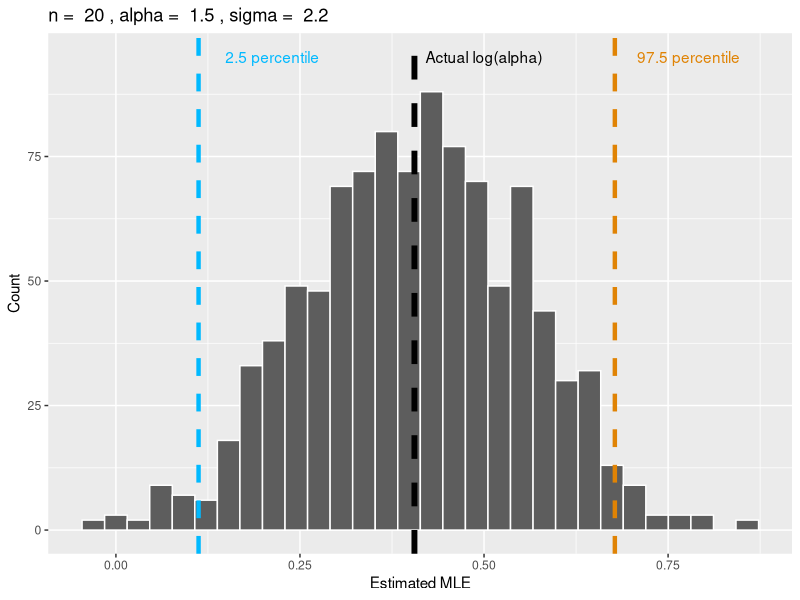
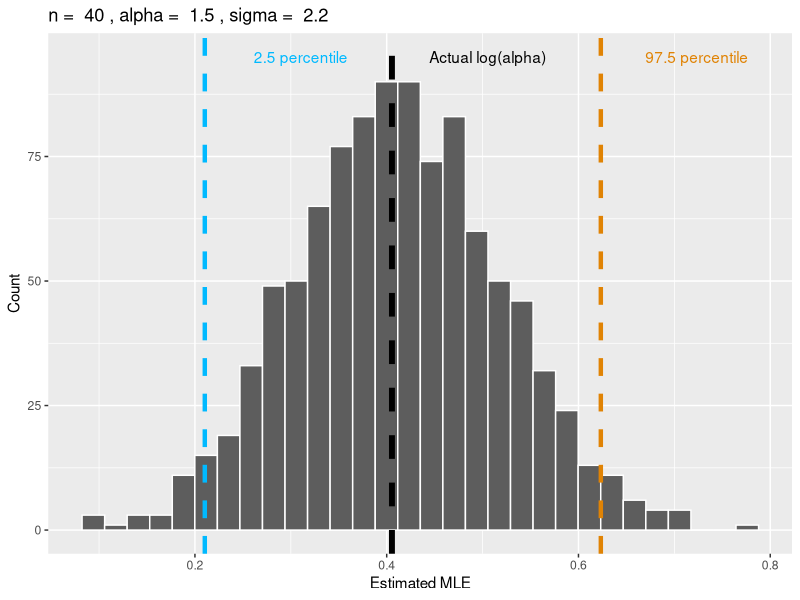
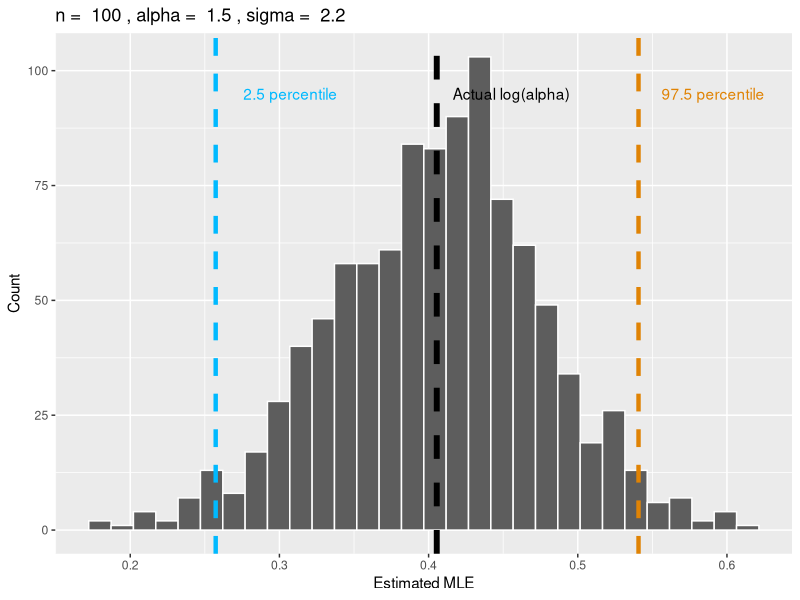

Recreate these plots in R, in order.
## ---- chunk 1
library(tidyverse)
## ---- chunk 2
mle <- function(log_alpha, data, sigma) {
    l = sum(log(dgamma(data, shape = exp(log_alpha), scale = sigma)))
    # print(paste("l is ", l))
    return(-l)
}

MyMLE <- function(data, sigma) {
    log_alpha_initial <- log(mean(data)^2/var(data))
    # print(paste("log alpha initial is ", log_alpha_initial))
    estimator <- optim(log_alpha_initial,
                 mle,
                 data = data,
                 sigma = sigma)
    log_alpha_hat <- estimator$par
    return(log_alpha_hat)
}
## ---- chunk 3
get_estimates <- function(n, alpha, sigma) {
    estimates <- c()
    for (i in 1:1000) {
        samples <- rgamma(n, shape = alpha, scale = sigma)
        # print(paste("some of the samples are ", samples[1:5]))
        estimates <- append(estimates, MyMLE(data = samples, sigma = sigma))
    }
    return(estimates)
}
## ---- chunk 4
n = 20
alpha = 1.5
sigma = 2.2

estimated_mle <- tibble(get_estimates(n = n, alpha = alpha, sigma = sigma))
colnames(estimated_mle) <- c("estimate")

perc_2.5 <- quantile(estimated_mle$estimate, probs = 0.025, names = FALSE)
perc_97.5 <- quantile(estimated_mle$estimate, probs = 0.975, names = FALSE)

estimated_mle %>% 
    ggplot(aes(estimate)) +
    geom_histogram(color = "white", fill = "#5D5D5D") +
    geom_vline(xintercept = log(alpha), 
               size = 2,
               linetype = "dashed") +
    annotate("text", label = "Actual log(alpha)", x = 0.5, y = 95, color = "black") +
    geom_vline(xintercept = perc_2.5, 
               color = "#00B9FF", size = 1.5, linetype = "dashed") +
    annotate("text", label = "2.5 percentile", x = perc_2.5 + 0.1, y = 95, color = "#00B9FF") +
    geom_vline(xintercept = perc_97.5, 
               color = "#E08304", size = 1.5, linetype = "dashed") +
    annotate("text", label = "97.5 percentile", x = perc_97.5 + 0.1, y = 95, color = "#E08304") +
    labs(title = paste("n = ", n, ", alpha = ", alpha, ", sigma = ", sigma),
         x = "Estimated MLE",
         y = "Count")

perc_97.5 - perc_2.5
## ---- chunk 5
n = 40
alpha = 1.5
sigma = 2.2

estimated_mle <- tibble(get_estimates(n = n, alpha = alpha, sigma = sigma))
colnames(estimated_mle) <- c("estimate")

perc_2.5 <- quantile(estimated_mle$estimate, probs = 0.025, names = FALSE)
perc_97.5 <- quantile(estimated_mle$estimate, probs = 0.975, names = FALSE)

estimated_mle %>% 
    ggplot(aes(estimate)) +
    geom_histogram(color = "white", fill = "#5D5D5D") +
    geom_vline(xintercept = log(alpha), 
               size = 2,
               linetype = "dashed") +
    annotate("text", label = "Actual log(alpha)", x = log(alpha) + 0.1, y = 95, color = "black") +
    geom_vline(xintercept = perc_2.5, 
               color = "#00B9FF", size = 1.5, linetype = "dashed") +
    annotate("text", label = "2.5 percentile", x = perc_2.5 + 0.1, y = 95, color = "#00B9FF") +
    geom_vline(xintercept = perc_97.5, 
               color = "#E08304", size = 1.5, linetype = "dashed") +
    annotate("text", label = "97.5 percentile", x = perc_97.5 + 0.1, y = 95, color = "#E08304") +
    labs(title = paste("n = ", n, ", alpha = ", alpha, ", sigma = ", sigma),
         x = "Estimated MLE",
         y = "Count")

perc_97.5 - perc_2.5
## ---- chunk 6
n = 100
alpha = 1.5
sigma = 2.2

estimated_mle <- tibble(get_estimates(n = n, alpha = alpha, sigma = sigma))
colnames(estimated_mle) <- c("estimate")

perc_2.5 <- quantile(estimated_mle$estimate, probs = 0.025, names = FALSE)
perc_97.5 <- quantile(estimated_mle$estimate, probs = 0.975, names = FALSE)

estimated_mle %>% 
    ggplot(aes(estimate)) +
    geom_histogram(color = "white", fill = "#5D5D5D") +
    geom_vline(xintercept = log(alpha), 
               size = 2,
               linetype = "dashed") +
    annotate("text", label = "Actual log(alpha)", x = log(alpha) + 0.05, y = 95, color = "black") +
    geom_vline(xintercept = perc_2.5, 
               color = "#00B9FF", size = 1.5, linetype = "dashed") +
    annotate("text", label = "2.5 percentile", x = perc_2.5 + 0.05, y = 95, color = "#00B9FF") +
    geom_vline(xintercept = perc_97.5, 
               color = "#E08304", size = 1.5, linetype = "dashed") +
    annotate("text", label = "97.5 percentile", x = perc_97.5 + 0.05, y = 95, color = "#E08304") +
    labs(title = paste("n = ", n, ", alpha = ", alpha, ", sigma = ", sigma),
         x = "Estimated MLE",
         y = "Count")

perc_97.5 - perc_2.5
